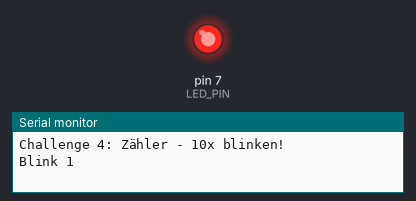
A sketch run on a simulated Arduino Uno, built with avr-gcc and run on an emulated ATmega328P. On the bench: output pins drawn as LEDs (lit = HIGH), the last lines printed to the serial monitor.

Above: at 0.1 s.
At 5.8 s:
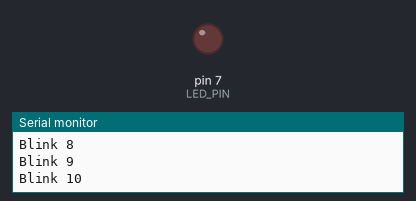
Timing chart, 0 to 7.3 s (numbered marks = the images above):
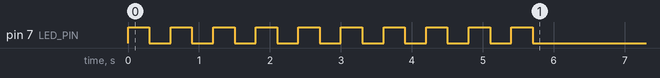

The sketch:

challenge4_zaehler.ino
```cpp
// B01 Challenge 4: Zähler
// LED blinkt genau 10 Mal und stoppt dann

const int LED_PIN = 7;
const int ANZAHL_BLINKS = 10;

void setup() {
  pinMode(LED_PIN, OUTPUT);
  Serial.begin(9600);
  Serial.println("Challenge 4: Zähler - 10x blinken!");

  // Blinken in setup() - läuft nur einmal
  for (int i = 1; i <= ANZAHL_BLINKS; i++) {
    Serial.print("Blink ");
    Serial.println(i);

    digitalWrite(LED_PIN, HIGH);
    delay(300);
    digitalWrite(LED_PIN, LOW);
    delay(300);
  }

  Serial.println("Fertig! LED bleibt jetzt aus.");
}

void loop() {
  // Nichts tun - Programm ist beendet
}
```
